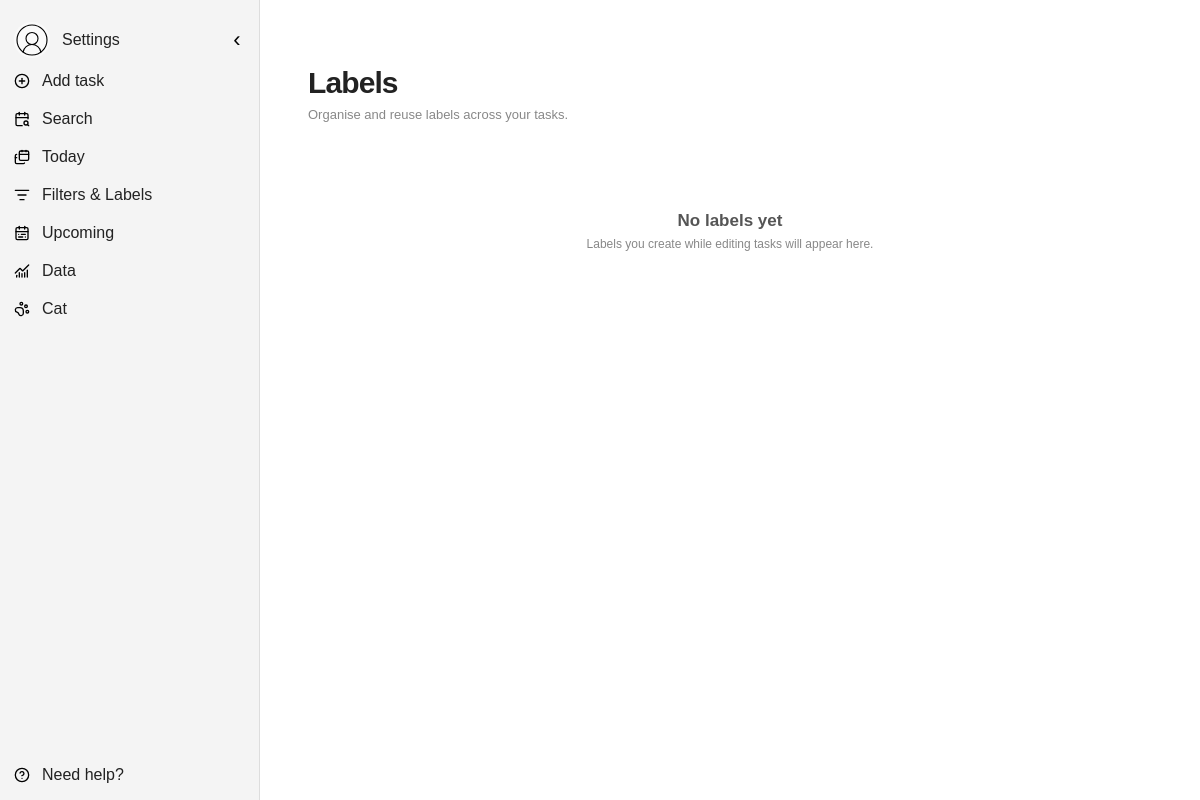
The app's page /labels?label=1 (signed in), older data.
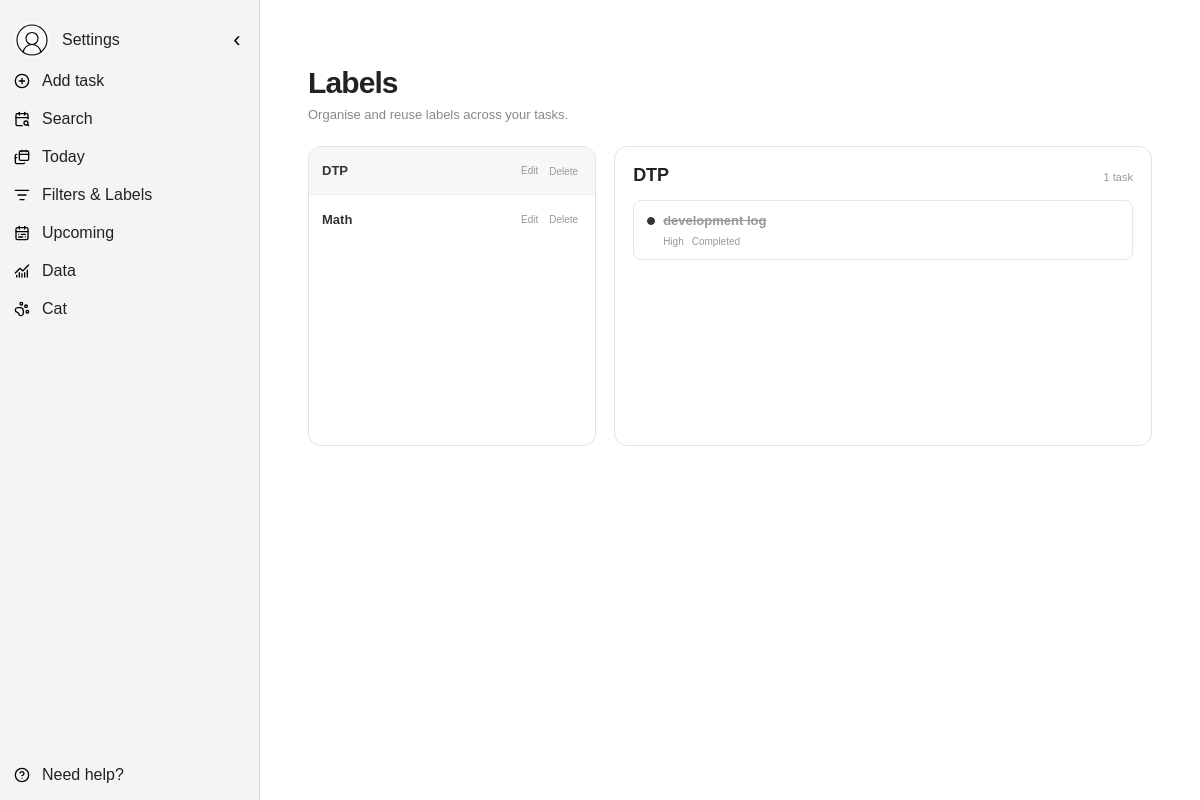
The same page, newer data.
### tables this page shows
CREATE TABLE cat (
            id INTEGER PRIMARY KEY AUTOINCREMENT,
            user_id INTEGER UNIQUE NOT NULL,
            cat_name TEXT NOT NULL,

            -- what the cat is doing at the moment
            status TEXT NOT NULL DEFAULT 'idle',

            -- keep these values between 0 and 100
            mood INTEGER NOT NULL DEFAULT 50
                CHECK (mood BETWEEN 0 AND 100),
                
            -- remember when the user last interacted with their cat
            last_interaction TIMESTAMP NOT NULL
                DEFAULT CURRENT_TIMESTAMP,

            -- connect the cat to its owner
            FOREIGN KEY (user_id)
                REFERENCES users(id)
                ON DELETE CASCADE
        );

CREATE TABLE tags (
            id INTEGER PRIMARY KEY AUTOINCREMENT,
            user_id INTEGER NOT NULL,
            name TEXT NOT NULL,

            -- one user cannot create two tags with exactly the same name
            UNIQUE (user_id, name),

            FOREIGN KEY (user_id)
                REFERENCES users(id)
                ON DELETE CASCADE
        );

CREATE TABLE tasks (
            id INTEGER PRIMARY KEY AUTOINCREMENT,
            user_id INTEGER NOT NULL,
            title TEXT NOT NULL,
            description TEXT,

            -- task can only have one of these three states
            state TEXT NOT NULL DEFAULT 'not_started'
                CHECK (
                    state IN (
                        'not_started',
                        'in_progress',
                        'completed'
                    )
                ),

            -- normal is the default if the user does not choose a priority
            priority TEXT NOT NULL DEFAULT 'normal'
                CHECK (
                    priority IN (
                        'normal',
                        'low',
                        'medium',
                        'high'
                    )
                ),

            start_date DATE,
            due_date DATE,
            created_at TIMESTAMP NOT NULL DEFAULT CURRENT_TIMESTAMP,
            completed_at TIMESTAMP,

            -- connect the task to its user
            -- if the user is deleted, their tasks should also be deleted
            FOREIGN KEY (user_id)
                REFERENCES users(id)
                ON DELETE CASCADE
        );

### routes/label_routes.py (the view)
    @app.route("/labels")
    @login_required
    def labels():
        user_id = session["user_id"]
        tags = get_tags_by_user(
            user_id
        )
        selected_tag_id = request.args.get(
            "label",
            ""
        )
        selected_tag = None
        tasks = []
        if selected_tag_id.isdigit():
            selected_tag_id = int(
                selected_tag_id
            )
            selected_tag = next(
                (
                    tag
                    for tag in tags
                    if tag["id"]
                    == selected_tag_id
                ),
                None
            )
            if selected_tag:
                tasks = get_tasks_by_tag(
                    user_id=user_id,
                    tag_id=selected_tag_id
                )
                tasks = add_tags_to_tasks(
                    tasks,
                    user_id
                )
        return render_template(
            "labels.html",
            tags=tags,
            selected_tag=selected_tag,
            tasks=tasks
        )

### app.py (called while the page is built)
@app.context_processor
def inject_global_template_data():
    default_avatar = url_for(
        "static",
        filename="icons/default_avatar.svg"
    )
    if "user_id" not in session:
        return {
            "global_task_tags": [],
            "cat_name": "Cat",
            "current_user_avatar": default_avatar
        }
    user_id = session["user_id"]
    user_cat = get_cat_by_user(
        user_id
    )
    user = get_user_by_id(
        user_id
    )
    avatar_url = (
        user["avatar_url"]
        if (
            user
            and user["avatar_url"]
        )
        else default_avatar
    )
    return {
        "global_task_tags": get_tags_by_user(
            user_id
        ),
        "cat_name": (
            user_cat["cat_name"]
            if user_cat
            else "Cat"
        ),
        "current_user_avatar": avatar_url
    }

### database/connection.py (called while the page is built)
def get_connection():
    connection = sqlite3.connect(DATABASE_PATH)
    connection.row_factory = sqlite3.Row
    connection.execute("PRAGMA foreign_keys = ON")
    return connection

### templates/labels.html (shortened to what the changed rows need)
{% extends "base.html" %}
{% block styles %}
<link
    rel="stylesheet"
    href="{{ url_for('static', filename='css/labels.css') }}"
>
{% endblock %}
{% block content %}
<main class="labels-page">
    <header class="labels-header">
        <h1>
            Labels
        </h1>
    </header>
    {% if tags %}
        <div class="labels-layout">
            <section class="labels-list">
                {% for tag in tags %}
                    <div
                        class="
                            label-row
                            {% if
                                selected_tag
                                and
                                selected_tag['id']
                                == tag['id']
                            %}
                                selected
                            {% endif %}
                        "
                    >
                        <a
                            class="label-name"
                            href="{{ url_for('labels', label=tag['id']) }}"
                        >
                            {{ tag["name"] }}
                        </a>
                        <div class="label-actions">
                            <button
                                type="button"
                                class="label-edit-button"
                                data-tag-id="{{ tag['id'] }}"
                            >
                                Edit
                            </button>
                            <form
                                method="POST"
                                action="{{ url_for('remove_label', tag_id=tag['id']) }}"
                                class="label-delete-form"
                            >
                                <button
                                    type="submit"
                                    class="label-delete-button"
                                >
                                    Delete
                                </button>
                            </form>
                        </div>
                    </div>
                {% endfor %}
            </section>
            <section class="label-tasks">
                {% if selected_tag %}
                    <div class="label-task-header">
                        <h2>
                            {{ selected_tag["name"] }}
                        </h2>
                        <span>
                            {{ tasks | length }}
                            {% if tasks | length == 1 %}
                                task
                            {% else %}
                                tasks
                            {% endif %}
                        </span>
                    </div>
                    {% if tasks %}
                        <div class="label-task-list">
                            {% for task in tasks %}
                                <article class="label-task">
                                    <div class="label-task-title">
                                        <span
                                            class="
                                                label-task-circle
                                                {% if task['state'] == 'completed' %}
                                                    completed
                                                {% endif %}
                                            "
                                        ></span>
                                        <span
                                            {% if task["state"] == "completed" %}
                                                class="completed-title"
                                            {% endif %}
                                        >
                                            {{ task["title"] }}
                                        </span>
                                    </div>
                                    <div class="label-task-meta">
                                        <span>
                                            {{ task["priority"] | capitalize }}
                                        </span>
                                        <span>
                                            {{ task["state"] | replace("_", " ") | title }}
                                        </span>
                                    </div>
                                </article>
                            {% endfor %}
                        </div>
                    {% else %}
                        <div class="labels-empty-small">
                            No tasks use this label yet.
                        </div>
                    {% endif %}
                {% else %}
                    <div class="labels-empty-small">
                        Select a label to view its tasks.
                    </div>
                {% endif %}
            </section>
        </div>
    {% else %}
        <div class="labels-empty">
            <h2>
                No labels yet
            </h2>
            <p>
                Labels you create while editing tasks will appear here.
            </p>
        </div>
    {% endif %}
</main>
{% endblock %}

### templates/base.html (shortened to what the changed rows need)
<!DOCTYPE html>
<html lang="en">
<head>
    <link
        rel="stylesheet"
        href="{{ url_for('static', filename='css/base.css') }}"
    >
    <link
        rel="stylesheet"
        href="{{ url_for('static', filename='css/task_modal.css') }}"
    >
    {% block styles %}
    {% endblock %}
</head>
<body>
    <aside class="sidebar" id="sidebar">
        <nav class="sidebar-nav">
            <a
                class="nav-link"
                href="{{ url_for('cat') }}"
            >
                <img
                    class="nav-icon"
                    src="{{ url_for('static', filename='icons/cat.svg') }}"
                    alt=""
                >
                <span class="nav-text">
                    {{ cat_name | default('Cat') }}
                </span>
            </a>
        </nav>
    </aside>
    <main class="main-content">
        {% block content %}
        {% endblock %}
    </main>
</body>
</html>

Row changes from the older to the newer data that the page shows:
added cat: cat_name "Cat"
added tags: name "DTP"
added tags: name "Math"
added tasks: title "development log", priority "High", state "Completed"
Text that changed along with them:
{{ tasks | length }}: (not shown) → "1"
{{ cat_name | default('Cat') }}: "Cat" → (not shown)
text no longer shown: "No labels yet Labels you create while editing tasks will appear here."
text now shown: "task"
